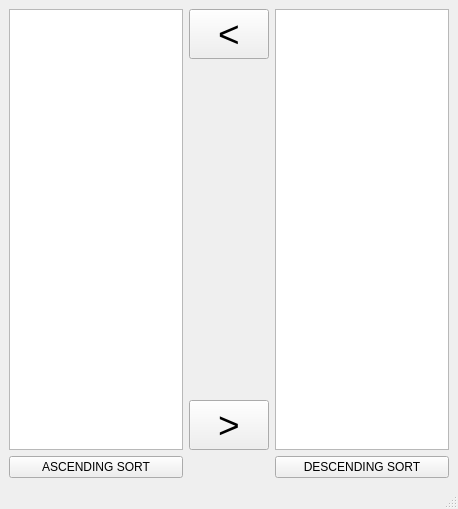
<?xml version="1.0" encoding="UTF-8"?>
<ui version="4.0">
 <class>MainWindow</class>
 <widget class="QMainWindow" name="MainWindow">
  <property name="geometry">
   <rect>
    <x>0</x>
    <y>0</y>
    <width>458</width>
    <height>509</height>
   </rect>
  </property>
  <property name="windowTitle">
   <string>ListWidget</string>
  </property>
  <widget class="QWidget" name="centralwidget">
   <layout class="QGridLayout" name="gridLayout_2">
    <item row="0" column="0">
     <layout class="QGridLayout" name="gridLayout">
      <property name="sizeConstraint">
       <enum>QLayout::SetDefaultConstraint</enum>
      </property>
      <item row="3" column="3" rowspan="3">
       <widget class="QListWidget" name="listWidget2"/>
      </item>
      <item row="3" column="1">
       <widget class="QPushButton" name="pushButton1_2">
        <property name="sizePolicy">
         <sizepolicy hsizetype="Fixed" vsizetype="Fixed">
          <horstretch>0</horstretch>
          <verstretch>0</verstretch>
         </sizepolicy>
        </property>
        <property name="font">
         <font>
          <pointsize>28</pointsize>
         </font>
        </property>
        <property name="layoutDirection">
         <enum>Qt::RightToLeft</enum>
        </property>
        <property name="text">
         <string>&lt;</string>
        </property>
       </widget>
      </item>
      <item row="10" column="0">
       <widget class="QPushButton" name="pushButton2_1">
        <property name="text">
         <string>ASCENDING SORT</string>
        </property>
       </widget>
      </item>
      <item row="5" column="1">
       <widget class="QPushButton" name="pushButton1_1">
        <property name="font">
         <font>
          <pointsize>28</pointsize>
         </font>
        </property>
        <property name="text">
         <string>&gt;</string>
        </property>
       </widget>
      </item>
      <item row="10" column="3">
       <widget class="QPushButton" name="pushButton2_2">
        <property name="text">
         <string>DESCENDING SORT</string>
        </property>
       </widget>
      </item>
      <item row="3" column="0" rowspan="3">
       <widget class="QListWidget" name="listWidget1">
        <property name="showDropIndicator" stdset="0">
         <bool>true</bool>
        </property>
        <property name="dragDropOverwriteMode">
         <bool>false</bool>
        </property>
       </widget>
      </item>
     </layout>
    </item>
   </layout>
  </widget>
  <widget class="QMenuBar" name="menubar">
   <property name="geometry">
    <rect>
     <x>0</x>
     <y>0</y>
     <width>458</width>
     <height>26</height>
    </rect>
   </property>
  </widget>
  <widget class="QStatusBar" name="statusbar"/>
 </widget>
 <resources/>
 <connections/>
</ui>
